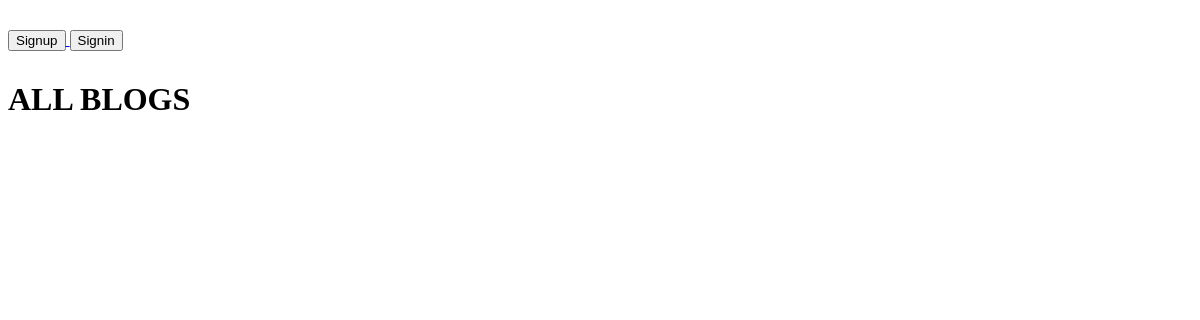
Before: /blog/blogs with the older database file.
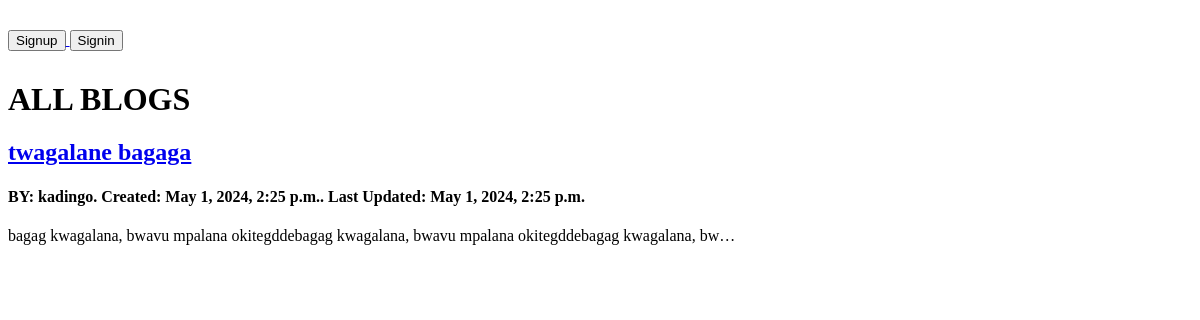
After: the same page with the newer database file.
### myblog/models.py (models this page shows, shortened)
class Blog(models.Model):
    author = models.ForeignKey(settings.AUTH_USER_MODEL, on_delete=models.CASCADE)
    title = models.CharField(max_length=120)
    description = models.TextField(blank=True, null=True)
    created_at = models.DateTimeField(auto_now_add=True, blank=True, null=True)
    updated_at = models.DateTimeField(auto_now=True, blank=True, null=True)
    slug = models.SlugField(unique=True, blank=True, null=True)
    photo = models.ImageField(upload_to="blog_uploaded_pics/", blank=True, null=True)

class CustomUser(AbstractUser):
    address = models.CharField(max_length=64, blank=True, null=True)
    fullname = models.CharField(max_length=64, blank=True, null=True)
    photo = models.ImageField(upload_to="user_profile_pics", blank=True, null=True)
    website = models.URLField(blank=True, null=True)
    bio = models.TextField(blank=True, null=True)
    def __str__(self):
        return f"{self.username}"

### myblog/views.py (the view)
# urls.py: path("blogs", views.blogs, name="blogs"),
def blogs(request):
    blogs = models.Blog.objects.all().order_by("-created_at")
    context = {
        "blogs": blogs,
    }
    return render(request, "myblog/blogs.html", context)

### templates/myblog/blogs.html (shortened to what this page needs)
{% extends "base.html" %}
{% block content %}
<div>
    <div style="margin: 30px 0px;">
        {% if not request.user.is_authenticated %}
        <a href={% url "user_signup" %}>
            <button>Signup</button>
        </a>
        <a href={% url "user_signin" %}>
            <button>Signin</button>
        </a>
        {% endif %}
    </div>
    <h1>ALL BLOGS</h1>
    {% for blog in blogs %}
    <a href={% url "blog_details" slug=blog.slug %}>
        <h2>{{ blog.title }}</h2>
    </a>
    <h4>BY: {{blog.author}}. Created: {{blog.created_at}}. Last Updated: {{blog.updated_at}}</h4>
        <p>{{ blog.description|truncatechars:100 }}</p>
    {% endfor %}
</div>
{% endblock content %}

Changed rows visible on the page:
added Blog: title "twagalane bagaga", author "kadingo", created_at "May 1, 2024, 2:25 p.m.", updated_at "May 1, 2024, 2:25 p.m.", description "bagag kwagalana, bwavu mpalana okitegddebagag kwagalana, bwavu mpalana okitegddebagag kwagalana, bw…"
